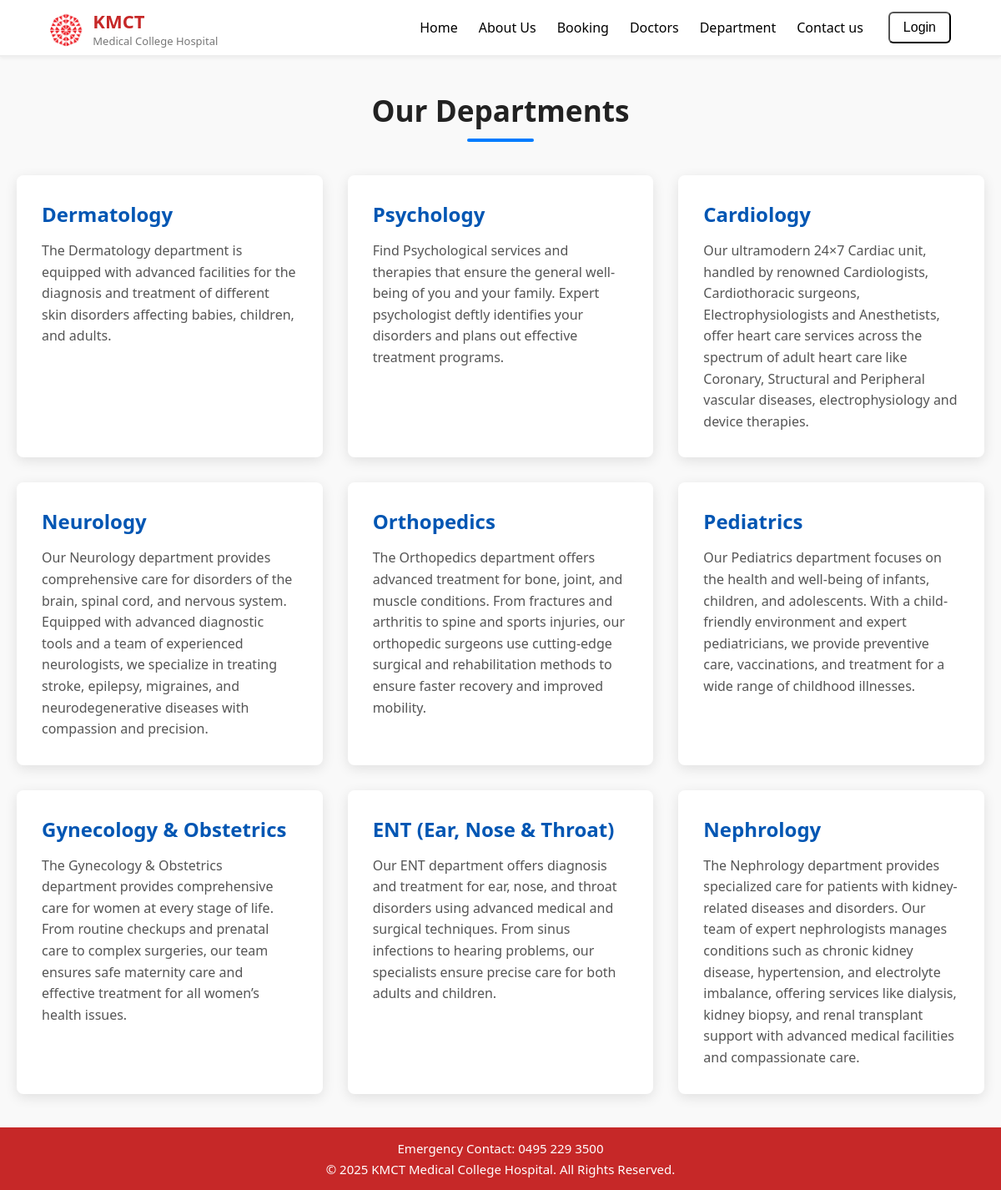
Page /department/ on the committed database.
### home/models.py (models this page shows, shortened)
class Departments(models.Model):
    dep_name = models.CharField(max_length=100)
    dep_description = models.TextField()

### home/views.py (the view)
# urls.py: path('department/',views.department,name='department'),
def  department(request):
    dict_dept={
        'dept':Departments.objects.all()
    }
    return render(request,'department.html',dict_dept)

### templates/department.html (shortened to what this page needs)
{% extends 'base.html' %}
{% block content %}
<div class="department-section">
  <h1 class="section-title">Our Departments</h1>
  <hr class="section-divider">
  <div class="department-grid">
    {% for d in dept %}
    <div class="department-card">
      <h2 class="department-name">{{ d.dep_name }}</h2>
      <p class="department-description">{{ d.dep_description }}</p>
    </div>
    {% endfor %}
  </div>
</div>
{% endblock %}

### templates/base.html (shortened to what this page needs)
{% load static %}
<!DOCTYPE html>
<html lang="en">
  <head>
    <link rel="stylesheet" href="{% static 'css/main.css' %}" />
  </head>
  <body>
    <header class="navbar">
      <div class="container">
        <div class="logo">
          <img src="{% static 'images/logo.png' %}" alt="KMCT Logo" />
          <div class="logo-text">
            <h1>KMCT</h1>
            <p>Medical College Hospital</p>
          </div>
        </div>
        <nav style="display: flex; justify-content: center; align-items: center;">
          <ul class="nav-links">
            <li><a href="{% url 'home' %}">Home</a></li>
            <li><a href="{% url 'about' %}">About Us</a></li>
            <li><a href="{% url 'booking' %}">Booking</a></li>
            <li><a href="{% url 'doctors' %}">Doctors</a></li>
            <li><a href="{% url 'department' %}">Department</a></li>
            <li><a href="{% url 'contacts' %}">Contact us</a></li>
          </ul>
          {% if user.is_authenticated %}
          <div style="margin-left: 30px;">
            <form
              action="{% url 'logout' %}"
              method="post"
              style="display: inline"
            >
              {% csrf_token %}
              <button type="submit" class="btn-logout">Logout</button>
            </form>
          </div>
          {% else %}
          <div style="margin-left: 30px;">
          <a href="{% url 'login' %}"
            ><button class="navlogin">Login</button></a
          >
          </div>
          {% endif %}
        </nav>
      </div>
    </header>
    <main class="main-content">{% block content %} {% endblock %}</main>
    <footer class="footer">
      <div class="footer-container">
        <p>Emergency Contact: 0495 229 3500</p>
        <p>&copy; 2025 KMCT Medical College Hospital. All Rights Reserved.</p>
      </div>
    </footer>
  </body>
</html>

### static/css/main.css (style rules this page uses)
* { margin: 0; padding: 0; box-sizing: border-box; }
body { font-family: "Segoe UI", Tahoma, Geneva, Verdana, sans-serif; color: #222; display: flex; flex-direction: column; min-height: 100vh; background-color: #fafafa; }
.navbar { background-color: #fff; border-bottom: 2px solid #eee; box-shadow: 0 2px 4px rgba(0, 0, 0, 0.05); padding: 10px 0; position: sticky; top: 0; z-index: 100; }
.container { width: 90%; max-width: 1200px; margin: auto; display: flex; align-items: center; justify-content: space-between; }
.logo { display: flex; align-items: center; gap: 10px; }
.logo img { height: 45px; }
.logo-text h1 { font-size: 22px; color: #c62828; margin-bottom: 3px; }
.logo-text p { font-size: 13px; color: #777; line-height: 1; }
.nav-links { list-style: none; display: flex; gap: 25px; }
.nav-links a { text-decoration: none; color: #000; font-weight: 500; transition: color 0.3s ease; }
.main-content { flex: 1; }
.footer { background-color: #c62828; color: white; text-align: center; padding: 15px 0; }
.footer-container { width: 90%; max-width: 1200px; margin: auto; display: flex; flex-direction: column; gap: 5px; font-size: 15px; }
.navlogin, .btn-logout { display: inline-block; padding: 8px 16px; border-radius: 6px; text-decoration: none; font-weight: 500; font-size: 1rem; transition: all 0.3s ease; text-align: center; }
.navlogin, .btn-logout { background-color: transparent; color: #000; }

### static/css/components/department.css (style rules this page uses)
.department-section { padding: 40px 20px; text-align: center; background-color: #f9f9f9; }
.section-title { font-size: 2.5rem; color: #333; margin-bottom: 10px; }
.section-divider { width: 100px; margin: 0 auto 40px; border: 1px solid #007bff; }
.department-grid { display: grid; grid-template-columns: repeat(auto-fit, minmax(300px, 1fr)); gap: 30px; max-width: 1200px; margin: 0 auto; }
.department-card { background-color: #ffffff; border-radius: 8px; padding: 30px; box-shadow: 0 4px 15px rgba(0, 0, 0, 0.1); transition: transform 0.3s ease, box-shadow 0.3s ease; text-align: left; }
.department-name { font-size: 1.5rem; color: #0056b3; margin-bottom: 15px; }
.department-description { font-size: 1rem; line-height: 1.6; color: #555; }

### static/css/components/doctors.css (style rules this page uses)
.section-title { font-size: 2.2rem; color: #222; font-weight: 600; margin-bottom: 10px; }
.section-divider { width: 80px; height: 4px; background-color: #007bff; border: none; margin: 0 auto 40px; border-radius: 4px; }

### static/css/components/booking.css (style rules this page uses)
.section-title { font-size: 2.2rem; color: #222; font-weight: 600; text-align: center; margin-bottom: 10px; }
.section-divider { width: 80px; height: 4px; background-color: #007bff; border: none; border-radius: 4px; margin: 0 auto 40px; }

### rows in the picture
Departments: dep_name "Dermatology", dep_description "The Dermatology department is equipped with advanced facilities for the diagnosis and treatment of different skin disorders affecting babies, children, and adults."
Departments: dep_name "Psychology", dep_description "Find Psychological services and therapies that ensure the general well-being of you and your family. Expert psychologist deftly identifies your disorders and plans out effective treatment programs."
Departments: dep_name "Cardiology", dep_description "Our ultramodern 24×7 Cardiac unit, handled by renowned Cardiologists, Cardiothoracic surgeons, Electrophysiologists and Anesthetists, offer heart care services across the spectrum of adult heart care like Coronary, Structural and Peripheral vascular diseases, electrophysiology and device therapies."
Departments: dep_name "Neurology", dep_description "Our Neurology department provides comprehensive care for disorders of the brain, spinal cord, and nervous system. Equipped with advanced diagnostic tools and a team of experienced neurologists, we specialize in treating stroke, epilepsy, migraines, and neurodegenerative diseases with compassion and precision."
Departments: dep_name "Orthopedics", dep_description "The Orthopedics department offers advanced treatment for bone, joint, and muscle conditions. From fractures and arthritis to spine and sports injuries, our orthopedic surgeons use cutting-edge surgical and rehabilitation methods to ensure faster recovery and improved mobility."
Departments: dep_name "Pediatrics", dep_description "Our Pediatrics department focuses on the health and well-being of infants, children, and adolescents. With a child-friendly environment and expert pediatricians, we provide preventive care, vaccinations, and treatment for a wide range of childhood illnesses."
Departments: dep_name "Gynecology & Obstetrics", dep_description "The Gynecology & Obstetrics department provides comprehensive care for women at every stage of life. From routine checkups and prenatal care to complex surgeries, our team ensures safe maternity care and effective treatment for all women’s health issues."
Departments: dep_name "ENT (Ear, Nose & Throat)", dep_description "Our ENT department offers diagnosis and treatment for ear, nose, and throat disorders using advanced medical and surgical techniques. From sinus infections to hearing problems, our specialists ensure precise care for both adults and children."
Departments: dep_name "Nephrology", dep_description "The Nephrology department provides specialized care for patients with kidney-related diseases and disorders. Our team of expert nephrologists manages conditions such as chronic kidney disease, hypertension, and electrolyte imbalance, offering services like dialysis, kidney biopsy, and renal transplant support with advanced medical facilities and compassionate care."
